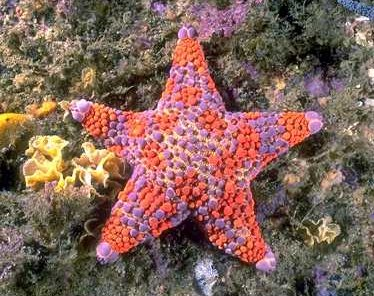
%> input picture code/GMM/image.jpg, 374 x 296 px
$ octave Example.m   (GNU Octave 9; MATLAB toolbox functions it lacks are replaced by stand-ins)
%> lines starting %> are read from the running program, lines starting %| are printed output that depends on the picture
### code/GMM/initgmm.m
% initgmm.m

% Initialise mixture components evenly distributed along
% 1st principal direction, take the middle value as mean

function [p, m, C] = initgmm(data, nClasses, options)

%---------------------------------------
% Input Settings

% save '..\Temp\initgmm.mat' data nClasses option;
% load '..\Temp\initgmm.mat';

%---------------------------------------

if (nClasses <= 1)
  % Compute gaussian
  p{1} = 1;
  m{1} = mean(data')';
  C1 = cov(data');

  % check cov.
  if (C1(1,1) < options.min_var )
    C1(1,1) = options.min_var;
  end
  if (C1(2,2) < options.min_var )
    C1(2,2) = options.min_var;
  end
  if (C1(3,3) < options.min_var )
    C1(3,3) = options.min_var;
  end

  C{1} = C1;

  return;
end;

[nDimensions, nData] = size(data);

CData = cov(data');
[V, D] = eig(CData); % eigenvalues D(iagonal matrix) and eigenvectors V (in column) as X*V = V*D. where D93,3) is the largest eigenvalue

v1 = V(:, nDimensions); % 1st principle component
d1 = D(nDimensions, nDimensions);

step         = nData / nClasses;
stepIndexTmp = step / 2;
for i = 1:nClasses
  stepIndex(i) = ceil(stepIndexTmp); % these are the middle number of each class n.
  stepIndexTmp = stepIndexTmp + step;
end;

[sortedData, sortIndex] = sort(v1' * data); % map to 1st principle component and sort it

for i = 1:nClasses
  p(i) = 1 / nClasses;
  if (options.init == 0)
     m{i} = data(:, sortIndex(stepIndex(i))); % this is the middle data value of the nth classe
  else
     m{i} = rand(nDimensions,1);
  end
  C1 = CData / nClasses^2;

  % check minimum cov
  if (C1(1,1) < options.min_var )
    C1(1,1) = options.min_var;
  end
  if (C1(2,2) < options.min_var )
    C1(2,2) = options.min_var;
  end
  if (C1(3,3) < options.min_var )
    C1(3,3) = options.min_var;
  end

  C{i} = C1;

end;


### code/GMM/ComputeGMM_cr.m
%---------------------------------------
% ComputeGMM.m
%
% Do clustering for general n-dimensional data
% data - size: dimension x data (e.g. dimension = 3)
% init: 1 for initialisation, otherwise 0
% p (init=0): mixture coefficient
% m (init=0): mean of the Gaussian
% C (init=0): convariance of the Gaussian
% sigma(init=0):
%
% options:
%
% GMMOptions.nComponents: number of GMM of the model
% GMMOptions.iterations: iterates for EM or kmeans method
% GMMOptions.init: Initialisation Option: 0 - smart, 1 - random
% GMMOptions.method: 'kmeans' or 'em' - type of method to compute GMM
% GMMOptions.covarType: 'full' or 'spherical' - type of Gaussian with covariance matrix varying
% GMMOptions.min_var: minimum variance in the covariance matrix (each dimension)
%
%-----------------------------------------

function [p, m, C] = ComputeGMM_cr( data, options, init, p, m, C, sigma);

% global variables
global Error im im_full; % for error messages

% [26 lines of commented-out code are left out]
n = options.nComponents;
useEM = strcmp(options.method, 'em');
full = strcmp(options.covarType, 'full');
nIterations = options.iterations;

% % get the sigma from C (TODO: this is incorrect since we should get it as input)
if (~full & ~init)
  count = length(C);
  sigma = zeros(1,count);
  for i = 1:count;
    hm1 = C{i};
    sigma(i) = sqrt(hm1(1,1));
  end
end % if ~full

if (init) % initialise the GMM
  if (full)
    [p, m, C] = initgmm(data, n, options);
  else % if ~full
    [p, m, sigma] = initgmmiso(data, n, options);
  end
end


for iteration = 1:nIterations

    %
    % EM
    %
    if (useEM)
        if (full)
            [p, m, C] = gmmem(data, p, m, C);
        else % if ~full
            [p, m, sigma] = gmmisoem(data, p, m, sigma);
        end; % if ~full

    else % if ~em
    %
    % k-means
    %
        if (full)
            [p, m, C] = gmmkm(data, p, m, C);
        else % if ~full
            [p, m, sigma] = gmmisokm(data, p, m, sigma);
        end; % if ~full
    end; % else if ~em

    if (length(p) <= 1) break; end;

end; % for iteration = 1:nIterations

% check for Errors
if (Error > 0)
    return;
end

if (length(p) < 1)
   disp('Sorry but the Gaussians are degenerated - Start again');
   Error = 1;
   im = im_full;
   imshow(im_full);
   errordlg('Sorry, but the Gaussians were degenerated; restart with cut out','Error: Segmentation');
   return;
end

if (~full)
  nDimensions = length(m{1});
  C = [];
  for i = 1:length(sigma);
    C{i} = sigma(i)^2 * eye(nDimensions, nDimensions);
  end; % for i = 1:nSigma
end; % if ~full

    % [24 lines of commented-out code are left out]

### code/GMM/gmmkm.m
% gmmkm.m

%
% Gaussian Mixture Model using K-means
%

function [p, m, C] = gmmkm(data, p0, m0, C0)

% global
global Error im im_full; % for error messages

% Constants

[nDimensions, nData] = size(data);
nClasses             = length(p0);

minDetCov = max(1E-20, 10^(-200/nDimensions)); % minimum determinant of covariance matrix
% minDetCov = 0.0; % otherwise problems

if (nClasses <= 1)
  % Compute gaussian
  p(1) = 1;
  m{1} = mean(data')';
  C{1} = cov(data');
  return;
end;

% Compute error e
% e = - log( p(class | data) ) + const

for i = 1:nClasses
  [CInvRoot, err] = chol(inv(C0{i}));
  LogDetC  = log(det(C0{i}));
  cData    = data - m0{i} * ones(1, nData);
  ei = CInvRoot * cData;
  ei = 0.5 * sum(ei .^2);
  ei = ei + 0.5 * LogDetC;
  ei = ei - log(p0(i));
  e(i, :) = ei;
end;

% Assign class with mimimum error to each point
% and sort the classes

[minError, class]  = min(e);
[classSort, order] = sort(class);
classSortShiftR(2:nData + 1) = classSort(1:nData);
classSortShiftR(1) = 0;
classStart = find( classSortShiftR(1:nData) ~= classSort );

% Recompute class mean, covariance and prior

nClasses = length(classStart);
classStart(nClasses + 1) = nData + 1;

validClass = ones(1, nClasses);
for i = 1:nClasses
  classStarti   = classStart(i);
  classStartip1 = classStart(i + 1);
  nClass        = classStartip1 - classStarti;

  if (nClass < nDimensions)
    % covariance degenerate
    validClass(1, i) = 0;
    continue;
  end;

  orderi        = order(classStarti : classStartip1 - 1);
  datai         = data(:, orderi);

  p(i)  = (classStartip1 - classStarti) / nData;
  m{i}  = mean( datai' )';
  C{i}  = cov( datai' );

  % test for valid covariance
  if (det(C{i}) < minDetCov)
    validClass(i) = 0;
  else
    [CInvRoot, err] = chol(inv(C{i}));
    if (err)
      validClass(i) = 0;
    end;
  end;

end;

validClassIndex = find(validClass);
if (size(validClassIndex,2) > 0)
    p = p(:, validClassIndex);
    m = m(:, validClassIndex);
    C = C(:, validClassIndex);
else
   disp('No Gaussian Mixture Model could be determined - Start again');
   Error = 1;
   im = im_full;
   imshow(im_full);
   errordlg('Sorry, no Gaussian Mixture Model computable; restart with cut out','Error: Segmentation');
   p = zeros(1,1);
   m = zeros(1,1);
   C = zeros(1,1);
end


% TEST - show all assignments as a faked colour image
% if (nDimensions == 5)
% end

### code/GMM/PlotColourSpace_vs2.m
% PlotColourSpace.m

function PlotColourSpace_vs2(FData, BData, pF, mF, CF, pB, mB, CB);

nSamples = 200;

figure(1001)
close(1001)
figure(1000)
close(1000)

% store the axis
save_axis = gca;

[hi1 hi2] = size(FData);
[hi3 hi4] = size(BData);
if ((hi1>0) & (hi3>0))

% show figures
figure(1000);
% title('Data in Colour Space ----  x(red) foreground; *(blue) background');
grid on;
hold on;
axis equal;
axis vis3d;

[nDimensions, nFData] = size(FData);
[nDimensions, nBData] = size(BData);

% get number of Samples

if (nFData < nSamples)
  nSamples = nFData-1;
end
if (nBData < nSamples)
  nSamples = nBData-1;
end

disp(['Number of Samples: ' num2str(nSamples)])
%nSamples = 1;

FPerm = randperm(nFData);
FSamples = FPerm(1:nSamples);
for i = 1:nSamples
  datai = FData(:, FSamples(i));
  plot3(datai(1), datai(2), datai(3), 'x', 'color', datai);
end;

BPerm = randperm(nBData);
BSamples = BPerm(1:nSamples);
for i = 1:nSamples
  datai = BData(:, BSamples(i));
  plot3(datai(1), datai(2), datai(3), '.', 'color', datai);
end;

% load a good 3dviewer
view3d rot;

end

figure(1001);
title('Gaussian Mixture Model - blue(x) foreground; red(*) background');
grid on;
box on;
hold on;
axis equal;
axis vis3d;

% Info
nF = size(pF,2); % GMMOptions.nComponents;
nB = size(pB,2); % GMMOptions.nComponents;

for i = 1:nF
    DrawEllipse3D(mF{i}, CF{i}, [0 0 1]'); % mF{i});
end

for i = 1:nB
    DrawEllipse3D(mB{i}, CB{i}, [1 0 0]'); % mB{i});
end

% for i = 1:nB
%  DrawEllipse3D(mM{nalpha}{i}, CM{nalpha}{i}, mM{nalpha}{i});
% end;

% load a good 3dviewer
view3d rot;

% write it
% print -depsc2 colour;
% disp('I wrote the images in the current directory as: colour.eps');
% pause

% give back the axis
axes(save_axis);

### code/GMM/view3d.m
function view3d(arg,arg2)


% view3d  Interactively rotate, zoom and pan the view of a 3-D plot
% --------------------------------------------------------------------
%
% VIEW3D ROT turns on mouse-based 3-D rotation
% VIEW3D ZOOM turns on mouse-based 3-D zoom and pan
% VIEW3D OFF turns it off
%
% VIEW3D(FIG,...) works on the figure FIG
%
% Double click to restore the original view
%
% hit "z" key over the figure to switch from ROT to ZOOM
% hit "r" key over the figure to switch from ZOOM to ROT
%
% in ROT mode:
% press and hold left mouse button to rotate about screen xy axis
% press and hold middle mouse button to rotate about screen z axis
% in ZOOM mode:
% press and hold left mouse button to zoom in and out
% press and hold middle mouse button to move the plot
%
% --------------------------------------------------------------------
% inspired from rotate3d by The MathWorks, Inc.
%
% Torsten Vogel 09.04.1999
% tv.volke@bmw.de
% tested under Matlab 5.2
% --------------------------------------------------------------------


% ---------------------------------------------- inputs --------------
if nargin == 0
   error('not enough inputs')
elseif nargin == 1
   if ishandle(arg)
      error('not enough inputs')
      return
   else
      switch(lower(arg))
      case 'rot'
         viewact(gcf,'rot')
      case 'zoom'
         viewact(gcf,'zoom')
      case 'off'
         viewact(gcf,'off')
      case 'down'
         view3dDownFcn
      case 'up'
         view3dUpFcn
      case 'keypress'
         view3dkeypressFcn
      case 'view_xy' % rotate via screen xy axis
         view3dxyFcn
      case 'view_z'  % rotate via screen z axis
         view3dzFcn
      case 'view_zoom' % zoom in and out
         view3dzoomFcn
      case 'view_pan'  % move the plot
         view3dpanFcn
      otherwise
         error('misspelled command argument')
      end
   end
elseif nargin==2
   if ~ishandle(arg)
      error('bad figure handle')
   end
   switch(lower(arg2))
   case 'rot'
      viewact(arg,'rot')
   case 'zoom'
      viewact(arg,'zoom')
   case 'off'
      viewact(arg,'off')
   otherwise
      error('misspelled command argument')
   end
end


% ---------------------------------------------- activation ----------
function viewact(fig,what)


% de-/activates view3d for the given figure


view3dObj = findobj(allchild(fig),'Tag','view3dObj');


if strcmp(what,'rot')
   if isempty(view3dObj)
      view3dObj = makeview3dObj(fig); %the small text box at the lower left corner
   end
   vdata = get(view3dObj,'UserData');
   vdata.what = 'rot';
   set(view3dObj,'UserData',vdata);
elseif strcmp(what,'zoom')
   if isempty(view3dObj)
      view3dObj = makeview3dObj(fig); %the small text box at the lower left corner
   end
   vdata = get(view3dObj,'UserData');
   vdata.what = 'zoom';
   set(view3dObj,'UserData',vdata);
elseif strcmp(what,'off')
   if isempty(view3dObj)
      return
   end
   vdata = get(view3dObj,'UserData');
   uirestore(vdata.uistate);
   set(fig,'KeyPressFcn',vdata.oldkeypressfcn)
   delete(view3dObj);
end


% ---------------------------------------------- view3dDownFcn -------
% [56 lines left out: function view3dDownFcn, not called in this run]


% ---------------------------------------------- view3dUpFcn ---------
% [10 lines left out: function view3dUpFcn, not called in this run]


% ---------------------------------------------- view3dkeypressFcn ---
% [15 lines left out: function view3dkeypressFcn, not called in this run]


% ---------------------------------------------- view3dxyFcn ---------
% [19 lines left out: function view3dxyFcn, not called in this run]


% ---------------------------------------------- view3dzFcn ----------
% [11 lines left out: function view3dzFcn, not called in this run]


% ---------------------------------------------- view3dzoomFcn -------
% [9 lines left out: function view3dzoomFcn, not called in this run]


% ---------------------------------------------- view3dpanFcn --------
% [12 lines left out: function view3dpanFcn, not called in this run]


% ---------------------------------------------- make view3dObj ------
function view3dObj = makeview3dObj(fig)


% save the previous state of the figure window
vdata.uistate  = uisuspend(fig);
% the data structure
vdata.what     = [];
vdata.olp_pt   = [];
vdata.textbox  = [];
vdata.oldunits = [];
vdata.oldkeypressfcn = get(fig,'KeyPressFcn');
% view3dObj
view3dObj = uicontrol('style','text','parent',fig,'Units','Pixels',...
                      'Position',[2 2 130 20],'Visible','off', ...
                      'HandleVisibility','off','tag','view3dObj');
vdata.textbox  = view3dObj;
% store current view
ViewData = manageViewData('get_from_axes');
set(get(gca,'zlabel'),'UserData',ViewData);
% functions
set(fig,'WindowButtonDownFcn','view3d(''down'')');
set(fig,'WindowButtonUpFcn','view3d(''up'')');
set(fig,'WindowButtonMotionFcn','');
set(fig,'ButtonDownFcn','');
set(fig,'KeyPressFcn','view3d(''keypress'')');


set(view3dObj,'UserData',vdata);
% ---------------------------------------------- manage ViewData -----
function ViewData = manageViewData(how,data)


if nargin == 1 ; data = [];end
props = {
   'DataAspectRatio'
   'DataAspectRatioMode'
   'CameraPosition'
   'CameraPositionMode'
   'CameraTarget'
   'CameraTargetMode'
   'CameraUpVector'
   'CameraUpVectorMode'
   'CameraViewAngle'
   'CameraViewAngleMode'
   'PlotBoxAspectRatio'
   'PlotBoxAspectRatioMode'
   'Units'
   'Position'
   'View'
   'Projection'
};
if strcmp(how,'get_from_axes')
   ViewData = get(gca,props);
elseif strcmp(how,'get_stored')
   ViewData = get(get(gca,'zlabel'),'UserData');
elseif strcmp(how,'set_axes')
   set(gca,props,data)
   ViewData = [];
end
% -------------------------------------------------------------------------
% get some pointer shapes
% [60 lines left out: function pointershapes, not called in this run]

### code/GMM/Example.m
% example to compute likelihoods

nameIm = 'image.jpg';
nameBoundary = 'boundary.bmp';

% some GMM settings
init = 1;
p = 0;
m = 0;
C = 0;
sigma = 0;
options.nComponents = 10;
options.iterations = 2;
options.init = 0;
options.method = 'kmeans';
options.covarType = 'full';
options.min_var = (1/255)^2.0;

% load data
im = double(imread(nameIm))/255;
[M,N,S] = size(im);
%> M = 296; N = 374; S = 3
imr = im(:,:,1);
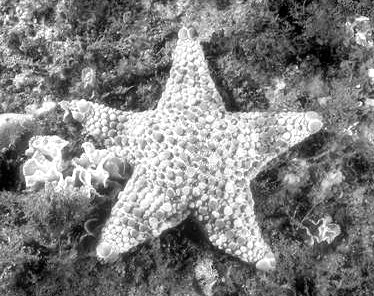
%> imr: size 296x374 double; min 0, max 1, mean 0.504
img = im(:,:,2);
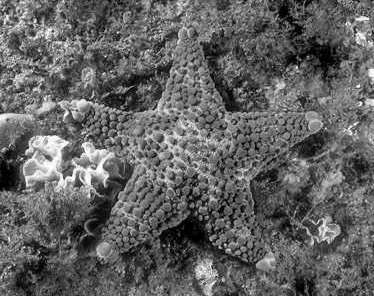
%> img: size 296x374 double; min 0, max 1, mean 0.385
imb = im(:,:,3);
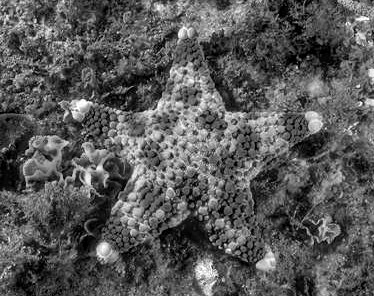
%> imb: size 296x374 double; min 0, max 1, mean 0.347
boundary = imread(nameBoundary);
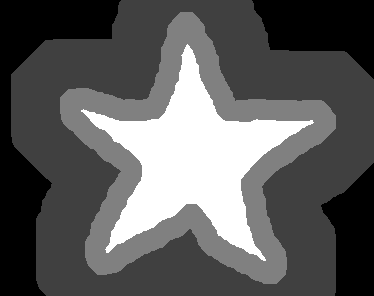
%> input picture code/GMM/boundary.bmp, 374 x 296 px
%> boundary is the input picture: size 296x374 uint8; min 0, max 255, mean 92.7

% get GMMs
indexF = find(boundary==255);
%> indexF = 17200 values from 24087 to 92771
indexB = find(boundary==64);
%> indexB = 49869 values from 3331 to 110571

dataF = zeros(3,size(indexF,1));
dataF(1,:) = imr(indexF);
dataF(2,:) = img(indexF);
dataF(3,:) = imb(indexF);

dataB = zeros(3,size(indexB,1));
dataB(1,:) = imr(indexB);
dataB(2,:) = img(indexB);
dataB(3,:) = imb(indexB);

[pF, mF, CF] = ComputeGMM_cr( dataF, options, init, p, m, C, sigma);
%> in initgmm, `[nDimensions, nData] = size(data);`: nDimensions = 3; nData = 17200
%> in initgmm, `CData = cov(data');`: CData = [0.0271 0.021 0.0163; 0.021 0.0274 0.0285; 0.0163 0.0285 0.0395]
%> in initgmm, `[V, D] = eig(CData);`: V = [0.384 0.796 0.469; -0.809 0.0454 0.586; 0.445 -0.604 0.661]; D = [0.00177 0 0; 0 0.0159 0; 0 0 0.0763]
%> in initgmm, `v1 = V(:, nDimensions);`: v1 = [0.469; 0.586; 0.661]
%> in initgmm, `d1 = D(nDimensions, nDimensions);`: d1 = 0.0763
%> in initgmm, `step         = nData / nClasses;`: step = 1720
%> in initgmm, `stepIndexTmp = step / 2;`: stepIndexTmp = 860
%> the loop in initgmm, `for i = 1:nClasses` made 10 passes
%> stepIndexTmp on passes 1 to 10: 2580, 4300, 6020, 7740, 9460, 11180, 12900, 14620, 16340, 18060
%> after the loop in initgmm, `for i = 1:nClasses`: stepIndex = [860 2580 4300 6020 7740 9460 11180 12900 14620 16340]
%> after the loop in initgmm, `for i = 1:nClasses`: C = 10 items; p = [0.1 0.1 0.1 0.1 0.1 0.1 0.1 0.1 0.1 0.1]
%> in ComputeGMM_cr, `[p, m, C] = initgmm(data, n, options);`: m = 10 items
%> the loop in ComputeGMM_cr, `for iteration = 1:nIterations` made 2 passes
%> (nDimensions in gmmkm, nData in gmmkm, minDetCov in gmmkm, validClassIndex in gmmkm) on passes 1 to 2: (3, 17200, 1e-20, [1 2 3 4 5 6 7 8 9 10]), (3, 17200, 1e-20, [1 2 3 4 5 6 7 8 9 10])
%> after the loop in ComputeGMM_cr, `for iteration = 1:nIterations`: sigma = 0
%> pF = [0.0945 0.132 0.0374 0.12 0.0752 0.0751 0.191 0.0514 0.12 0.103]; mF = 10 items; CF = 10 items
[pB, mB, CB] = ComputeGMM_cr( dataB, options, init, p, m, C, sigma);
%> the loop in initgmm (call 2), `for i = 1:nClasses` made 10 passes
%> stepIndexTmp on passes 1 to 10: 7480.3, 12467.2, 17454.2, 22441.1, 27428, 32414.9, 37401.8, 42388.7, 47375.6, 52362.5
%> the loop in ComputeGMM_cr (call 2), `for iteration = 1:nIterations` made 2 passes
%> (nDimensions in gmmkm, nData in gmmkm, minDetCov in gmmkm, validClassIndex in gmmkm) on passes 1 to 2: (3, 49869, 1e-20, [1 2 3 4 5 6 7 8 9 10]), (3, 49869, 1e-20, [1 2 3 4 5 6 7 8 9 10])
%> pB = [0.0422 0.215 0.0466 0.177 0.0322 0.0981 0.138 0.0871 0.0843 0.0794]; mB = 10 items; CB = 10 items

% visualize GMMs
PlotColourSpace_vs2(dataF, dataB, pF, mF, CF, pB, mB, CB);
%> in PlotColourSpace_vs2, `[hi1 hi2] = size(FData);`: hi1 = 3; hi2 = 17200
%> in PlotColourSpace_vs2, `[hi3 hi4] = size(BData);`: hi3 = 3; hi4 = 49869
%> in PlotColourSpace_vs2, `[nDimensions, nFData] = size(FData);`: nDimensions = 3; nFData = 17200
%> in PlotColourSpace_vs2, `[nDimensions, nBData] = size(BData);`: nBData = 49869
%> in PlotColourSpace_vs2, `FSamples = FPerm(1:nSamples);`: FSamples = 200 values, max 17136 at index 95, min 60 at index 41, mean 9000.4
%> the loop in PlotColourSpace_vs2, `for i = 1:nSamples` made 200 passes
%> datai on passes 1 to 3: [0.651; 0.392; 0.345], [0.678; 0.376; 0.455], [1; 0.918; 0.976]
%> in PlotColourSpace_vs2, `BSamples = BPerm(1:nSamples);`: BSamples = 200 values, max 49784 at index 190, min 45 at index 59, mean 24928
%> the loop in PlotColourSpace_vs2, `for i = 1:nSamples` made 200 passes
%> datai on passes 1 to 3: [0.506; 0.502; 0.42], [0.694; 0.553; 0.467], [0.424; 0.373; 0.247]
%> in makeview3dObj, `set(fig,'KeyPressFcn','view3d(''keypress'')');`:
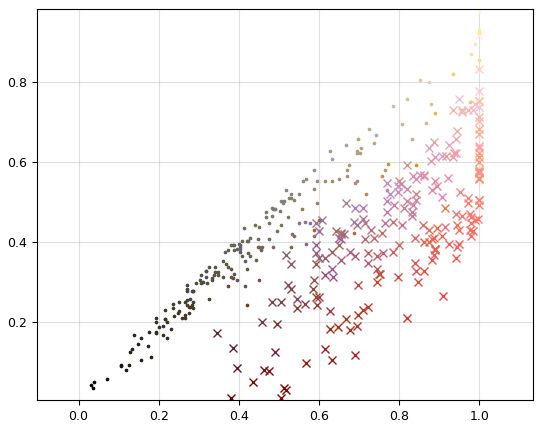
%> figure redrawn from the program's plot data
%> the run ends on the next line
